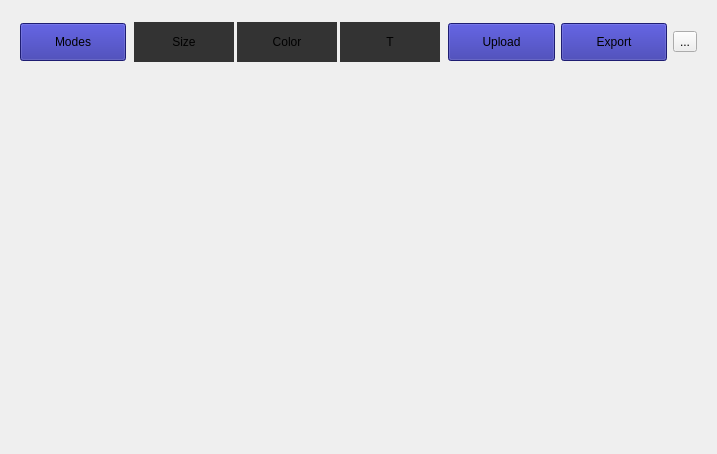
<?xml version="1.0" encoding="UTF-8"?>
<ui version="4.0">
 <class>simpleDrawingWindow</class>
 <widget class="QWidget" name="simpleDrawingWindow">
  <property name="geometry">
   <rect>
    <x>0</x>
    <y>0</y>
    <width>717</width>
    <height>454</height>
   </rect>
  </property>
  <property name="windowTitle">
   <string>Form</string>
  </property>
  <property name="styleSheet">
   <string notr="true">QPushButton{
	height:30px;
	background-color: rgb(42, 41, 160);
}</string>
  </property>
  <layout class="QVBoxLayout" name="verticalLayout_2">
   <item>
    <widget class="QFrame" name="horizontalFrame">
     <property name="sizePolicy">
      <sizepolicy hsizetype="Preferred" vsizetype="Preferred">
       <horstretch>0</horstretch>
       <verstretch>0</verstretch>
      </sizepolicy>
     </property>
     <property name="maximumSize">
      <size>
       <width>16777215</width>
       <height>100</height>
      </size>
     </property>
     <layout class="QHBoxLayout" name="horizontalLayout">
      <item>
       <widget class="QPushButton" name="modesBtn">
        <property name="text">
         <string>Modes</string>
        </property>
        <property name="icon">
         <iconset>
          <normaloff>../assets/modeBtnIcon.png</normaloff>../assets/modeBtnIcon.png</iconset>
        </property>
       </widget>
      </item>
      <item>
       <widget class="QFrame" name="horizontalFrame_2">
        <property name="sizePolicy">
         <sizepolicy hsizetype="Preferred" vsizetype="Preferred">
          <horstretch>0</horstretch>
          <verstretch>0</verstretch>
         </sizepolicy>
        </property>
        <property name="minimumSize">
         <size>
          <width>0</width>
          <height>0</height>
         </size>
        </property>
        <property name="styleSheet">
         <string notr="true">QPushButton{
	margin:0;
	border-radius:0px;
	background-color: rgb(51, 51, 51);
	width:100px;
	height:40px;
}</string>
        </property>
        <layout class="QHBoxLayout" name="toolPane">
         <property name="spacing">
          <number>3</number>
         </property>
         <property name="leftMargin">
          <number>2</number>
         </property>
         <property name="topMargin">
          <number>2</number>
         </property>
         <property name="rightMargin">
          <number>2</number>
         </property>
         <property name="bottomMargin">
          <number>2</number>
         </property>
         <item>
          <widget class="QPushButton" name="pushButton_3">
           <property name="cursor">
            <cursorShape>PointingHandCursor</cursorShape>
           </property>
           <property name="text">
            <string>Size</string>
           </property>
          </widget>
         </item>
         <item>
          <widget class="QPushButton" name="pushButton_4">
           <property name="cursor">
            <cursorShape>PointingHandCursor</cursorShape>
           </property>
           <property name="text">
            <string>Color</string>
           </property>
           <property name="icon">
            <iconset>
             <normaloff>../assets/penIcon.png</normaloff>../assets/penIcon.png</iconset>
           </property>
           <property name="iconSize">
            <size>
             <width>16</width>
             <height>16</height>
            </size>
           </property>
          </widget>
         </item>
         <item>
          <widget class="QPushButton" name="pushButton_2">
           <property name="cursor">
            <cursorShape>PointingHandCursor</cursorShape>
           </property>
           <property name="text">
            <string>T</string>
           </property>
           <property name="icon">
            <iconset>
             <normaloff>../assets/textSelectionIcon.png</normaloff>../assets/textSelectionIcon.png</iconset>
           </property>
           <property name="iconSize">
            <size>
             <width>40</width>
             <height>20</height>
            </size>
           </property>
          </widget>
         </item>
        </layout>
       </widget>
      </item>
      <item>
       <widget class="QPushButton" name="pushButton">
        <property name="text">
         <string>Upload</string>
        </property>
        <property name="icon">
         <iconset>
          <normaloff>../assets/uploadBtnIcon.png</normaloff>../assets/uploadBtnIcon.png</iconset>
        </property>
       </widget>
      </item>
      <item>
       <widget class="QPushButton" name="pushButton_5">
        <property name="text">
         <string>Export</string>
        </property>
        <property name="icon">
         <iconset>
          <normaloff>../assets/exportBtnIcon.png</normaloff>../assets/exportBtnIcon.png</iconset>
        </property>
       </widget>
      </item>
      <item>
       <widget class="QToolButton" name="toolButton">
        <property name="text">
         <string>...</string>
        </property>
       </widget>
      </item>
     </layout>
    </widget>
   </item>
   <item>
    <widget class="QStackedWidget" name="verticalStackedWidget">
     <property name="cursor">
      <cursorShape>CrossCursor</cursorShape>
     </property>
     <property name="mouseTracking">
      <bool>true</bool>
     </property>
     <property name="focusPolicy">
      <enum>Qt::NoFocus</enum>
     </property>
     <property name="styleSheet">
      <string notr="true"/>
     </property>
     <widget class="QWidget" name="verticalStackedWidgetPage1" native="true">
      <layout class="QVBoxLayout" name="verticalLayout"/>
     </widget>
    </widget>
   </item>
  </layout>
 </widget>
 <resources/>
 <connections/>
</ui>
